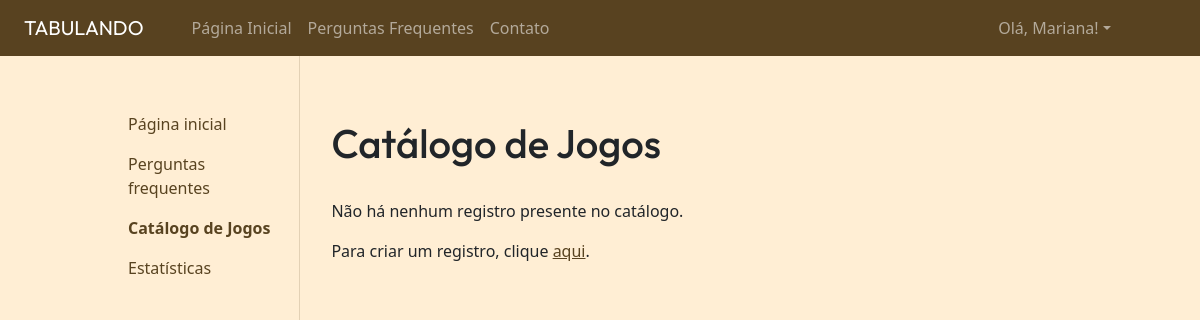
The app's page /catalogo/ (signed in), older data.
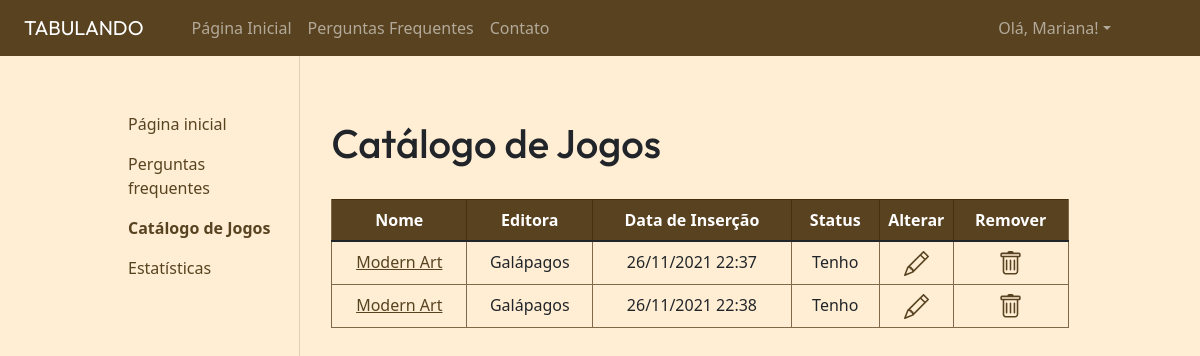
The same page, newer data.
### projeto/models.py (models this page shows)
class Catalogo(models.Model):
    codigo = models.BigAutoField(primary_key=True)
    jogo = models.ForeignKey(Jogo, blank=True, null=True, on_delete=models.CASCADE)
    usuario = models.ForeignKey(User, blank=True, null=True, on_delete=models.CASCADE)
    data_insercao = models.DateTimeField(default=datetime.datetime.now, blank=True, null=True)
    status = models.IntegerField(blank=True, null=True)
    class Meta:
        db_table = 'catalogo'

### projeto/views.py (the view)
# urls.py: path('catalogo/', views.catalogo, name='catalogo'),
@login_required
def catalogo(request):
    usuario = request.user
    catalogo = Catalogo.objects.filter(usuario_id=usuario.id)
    catalogo = catalogo.annotate(nome_jogo=F('jogo__nome'))
    catalogo = catalogo.annotate(editora=F('jogo__editora'))
    catalogo = catalogo.annotate(codigo_jogo=F('jogo__codigo'))
    catalogo = catalogo.values('codigo', 'nome_jogo', 'editora', 'data_insercao', 'status', 'codigo_jogo')
    for registro in catalogo:
        registro["status_str"] = retorna_status(registro['status'])
    if len(catalogo) > 0:
        form = AlteraRegistro(initial={'status': registro['status']})
    else:
        form = AlteraRegistro()
    context = {
        'catalogo': catalogo,
        'form': form,
    }
    return render(request, "catalogo.html", context)

### projeto/auxiliar.py (called while the page is built, shortened)
def retorna_status(status):
    if status == 1:
        return "Tenho"

### templates/catalogo.html (shortened to what this page needs)
{% extends 'template_base.html' %}
{% block content %}
<h1 class="fonte-outfit">Catálogo de Jogos</h1>
{% if catalogo %}
<div class="table-responsive">
<table class="table table-bordered table-hover tabela-catalogo">
    <thead class="fundo-marrom-escuro cor-fonte-branca cabecalho-tabela">
        <tr>
            <th> Nome </th>
            <th> Editora </th>
            <th> Data de Inserção</th>
            <th> Status</th>
            <th class="coluna-alterar-status"> Alterar </th>
            <th> Remover</th>
        </tr>
    </thead>
    <tbody>
        {% for registro in catalogo %}
        <tr>
            <td> <a class="link" href="{% url 'pagina_jogo' registro.codigo_jogo %}">{{ registro.nome_jogo }}</a></td>
            <td> {{ registro.editora }}</td>
            <td> {{ registro.data_insercao|date:"d/m/Y" }} {{ registro.data_insercao|time:"H:i" }}</td>
            <td> {{ registro.status_str }}</td>
            <td>
                <a class="link" href="#" data-bs-toggle="modal" data-bs-target="#modal_alterar_{{ registro.codigo }}">
                </a>
            </td>
            <td>
                <a class="link" href="#" data-bs-toggle="modal" data-bs-target="#modal_confirmar_remocao_{{ registro.codigo }}">
                </a>
            </td>
        </tr>
        {% endfor %}
    </tbody>
</table>
</div>
{% else %}
<p>Não há nenhum registro presente no catálogo.</p>
<p>Para criar um registro, clique <a class="link" href="{% url 'adicionar_registro' %}">aqui</a>.</p>
{% endif %}
{% endblock %}

Row changes from the older to the newer data that the page shows:
added Catalogo: nome_jogo "Modern Art", editora "Galápagos", data_insercao "26/11/2021", data_insercao "22:37", status_str "Tenho"
added Catalogo: nome_jogo "Modern Art", editora "Galápagos", data_insercao "26/11/2021", data_insercao "22:38", status_str "Tenho"
Text that changed along with them:
text no longer shown: "Não há nenhum registro presente no catálogo. Para criar um registro, clique aqui ."
text now shown: "Nome Editora Data de Inserção Status Alterar Remover"
